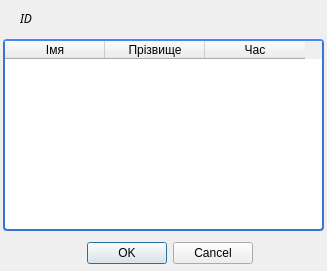
<?xml version="1.0" encoding="UTF-8"?>
<ui version="4.0">
 <class>Appointment</class>
 <widget class="QDialog" name="Appointment">
  <property name="geometry">
   <rect>
    <x>0</x>
    <y>0</y>
    <width>327</width>
    <height>271</height>
   </rect>
  </property>
  <property name="windowTitle">
   <string>Dialog</string>
  </property>
  <widget class="QDialogButtonBox" name="buttonBox">
   <property name="geometry">
    <rect>
     <x>-88</x>
     <y>237</y>
     <width>341</width>
     <height>32</height>
    </rect>
   </property>
   <property name="orientation">
    <enum>Qt::Horizontal</enum>
   </property>
   <property name="standardButtons">
    <set>QDialogButtonBox::Cancel|QDialogButtonBox::Ok</set>
   </property>
  </widget>
  <widget class="QLabel" name="label">
   <property name="geometry">
    <rect>
     <x>20</x>
     <y>10</y>
     <width>31</width>
     <height>17</height>
    </rect>
   </property>
   <property name="font">
    <font>
     <family>Waree</family>
     <italic>true</italic>
    </font>
   </property>
   <property name="text">
    <string>ID</string>
   </property>
  </widget>
  <widget class="QLabel" name="label_2">
   <property name="geometry">
    <rect>
     <x>60</x>
     <y>10</y>
     <width>67</width>
     <height>17</height>
    </rect>
   </property>
   <property name="font">
    <font>
     <weight>75</weight>
     <bold>true</bold>
    </font>
   </property>
   <property name="text">
    <string/>
   </property>
  </widget>
  <widget class="QTableWidget" name="tableWidget">
   <property name="geometry">
    <rect>
     <x>3</x>
     <y>39</y>
     <width>321</width>
     <height>192</height>
    </rect>
   </property>
   <property name="styleSheet">
    <string notr="true"> 
 QTableView QTableCornerButton::section {
     background: red;
     border: 2px outset red;
 }
QTableView {
    border: 2px solid #3873d9;
    border-top-color: #4287ff;
    border-radius: 4px;
    background-color: #fff;
    background-image: url(:/img/other/background.png);
    gridline-color: #777;
    selection-background-color: #ccdfff;
    color:#333;
    font-size:12px;
	font: 75 oblique 11pt &quot;Tlwg Typist&quot;;
 }
</string>
   </property>
   <column>
    <property name="text">
     <string>Імя</string>
    </property>
   </column>
   <column>
    <property name="text">
     <string>Прізвище</string>
    </property>
   </column>
   <column>
    <property name="text">
     <string>Час</string>
    </property>
   </column>
  </widget>
 </widget>
 <resources/>
 <connections>
  <connection>
   <sender>buttonBox</sender>
   <signal>accepted()</signal>
   <receiver>Appointment</receiver>
   <slot>accept()</slot>
   <hints>
    <hint type="sourcelabel">
     <x>248</x>
     <y>254</y>
    </hint>
    <hint type="destinationlabel">
     <x>157</x>
     <y>274</y>
    </hint>
   </hints>
  </connection>
  <connection>
   <sender>buttonBox</sender>
   <signal>rejected()</signal>
   <receiver>Appointment</receiver>
   <slot>reject()</slot>
   <hints>
    <hint type="sourcelabel">
     <x>316</x>
     <y>260</y>
    </hint>
    <hint type="destinationlabel">
     <x>286</x>
     <y>274</y>
    </hint>
   </hints>
  </connection>
 </connections>
</ui>
